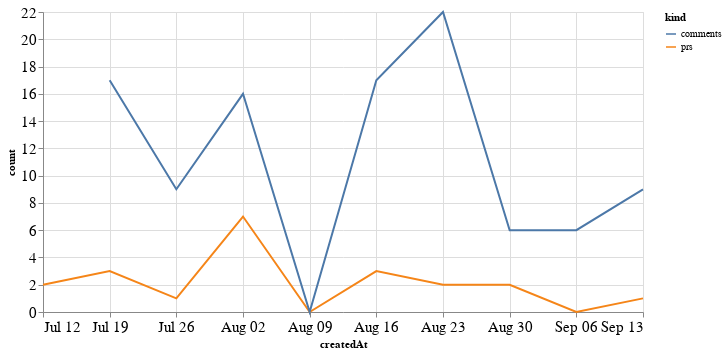

Notebook code cell kept with this figure:
### Code cell
alt.Chart(total_time, width=600).mark_line().encode(
    x='createdAt',
    y='count',
    color='kind'
)

### Figure 1 — Vega-Lite specification as saved in the notebook (floating-point values rounded to 4 significant figures)
{"config": {"axisLeft": {"labelFontSize": 15}, "axisBottom": {"labelFontSize": 15}}, "data": {"name": "data-af5e7d04acc92fba044a57ec2f292619"}, "mark": "line", "encoding": {"color": {"type": "nominal", "field": "kind"}, "x": {"type": "temporal", "field": "createdAt"}, "y": {"type": "quantitative", "field": "count"}}, "width": 600, "$schema": "https://vega.github.io/schema/vega-lite/v4.8.1.json", "datasets": {"data-af5e7d04acc92fba044a57ec2f292619": [{"createdAt": "2020-07-12T00:00:00", "kind": "prs", "count": 2.0}, {"createdAt": "2020-07-19T00:00:00", "kind": "prs", "count": 3.0}, {"createdAt": "2020-07-26T00:00:00", "kind": "prs", "count": 1.0}, {"createdAt": "2020-08-02T00:00:00", "kind": "prs", "count": 7.0}, {"createdAt": "2020-08-09T00:00:00", "kind": "prs", "count": 0.0}, {"createdAt": "2020-08-16T00:00:00", "kind": "prs", "count": 3.0}, {"createdAt": "2020-08-23T00:00:00", "kind": "prs", "count": 2.0}, {"createdAt": "2020-08-30T00:00:00", "kind": "prs", "count": 2.0}, {"createdAt": "2020-09-06T00:00:00", "kind": "prs", "count": 0.0}, {"createdAt": "2020-09-13T00:00:00", "kind": "prs", "count": 1.0}, {"createdAt": "2020-07-12T00:00:00", "kind": "comments", "count": null}, {"createdAt": "2020-07-19T00:00:00", "kind": "comments", "count": 17.0}, {"createdAt": "2020-07-26T00:00:00", "kind": "comments", "count": 9.0}, {"createdAt": "2020-08-02T00:00:00", "kind": "comments", "count": 16.0}, {"createdAt": "2020-08-09T00:00:00", "kind": "comments", "count": 0.0}, {"createdAt": "2020-08-16T00:00:00", "kind": "comments", "count": 17.0}, {"createdAt": "2020-08-23T00:00:00", "kind": "comments", "count": 22.0}, {"createdAt": "2020-08-30T00:00:00", "kind": "comments", "count": 6.0}, {"createdAt": "2020-09-06T00:00:00", "kind": "comments", "count": 6.0}, {"createdAt": "2020-09-13T00:00:00", "kind": "comments", "count": 9.0}]}}
